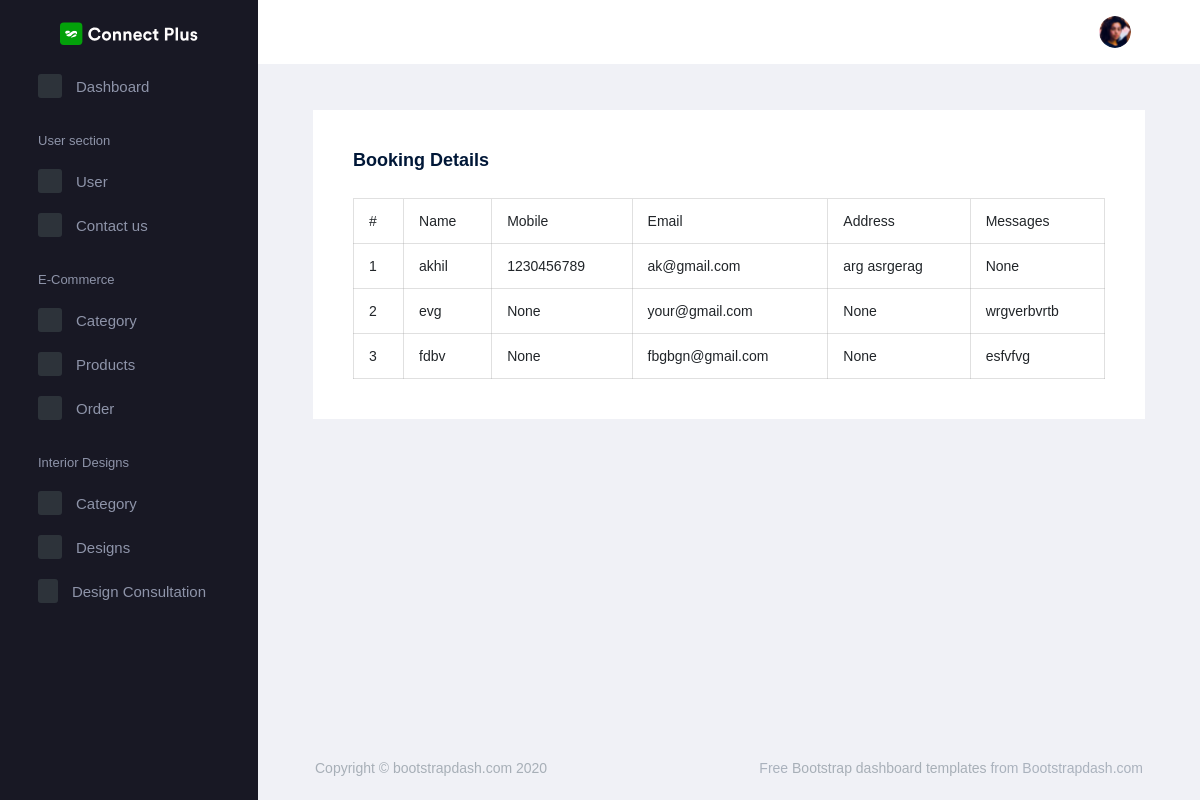
Page /AdminApp/display_booking/ on the earlier database version.
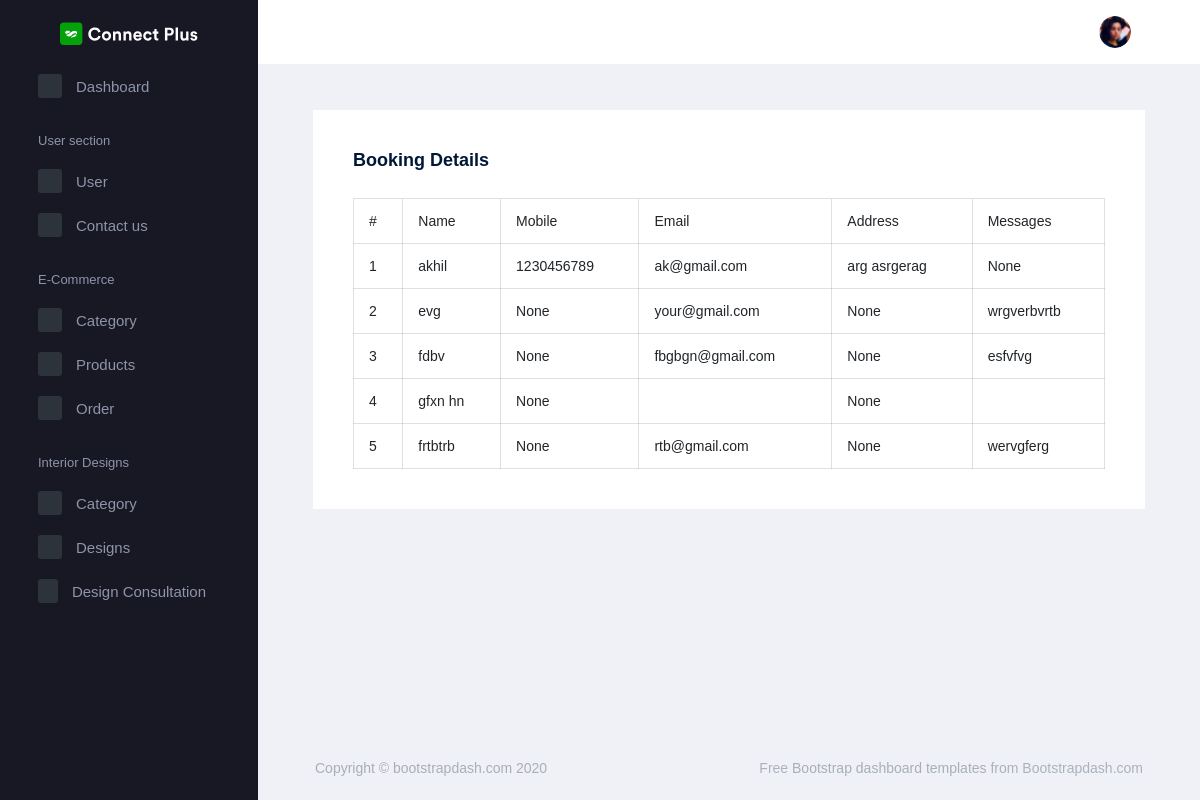
Same page on the later database version.
### WebApp/models.py (models this page shows)
class ContactDb(models.Model):
    Name = models.CharField(max_length=100, null=True, blank=True)
    Email = models.EmailField(max_length=100, null=True, blank=True)
    Mobile = models.IntegerField(null=True, blank=True)
    Address = models.CharField(max_length=200, null=True, blank=True)
    Message = models.CharField(max_length=200, null=True, blank=True)

### AdminApp/views.py (the view)
# urls.py: path('display_booking/', views.display_booking, name="display_booking"),
def display_booking(request):
    data = ContactDb.objects.all()
    return render(request, "display_bookings.html", {'data': data})

### AdminApp/templates/display_bookings.html (shortened to what this page needs)
<!DOCTYPE html>
{% extends 'index.html' %}
{% block content %}
<html lang="en">
<head>
</head>
<body>
<div class="col-lg-12 stretch-card">
    <div class="card">
        <div class="card-body">
            <h4 class="card-title">Booking details</h4>
            <table class="table table-bordered ">
                <thead>
                <tr>
                    <th> #</th>
                    <th> Name</th>
                    <th> Mobile</th>
                    <th> Email</th>
                    <th> Address</th>
                    <th> Messages</th>
                </tr>
                </thead>
                <tbody>
                {% for d in data %}
                <tr>
                    <td>{{forloop.counter}}</td>
                    <td>{{d.Name}}</td>
                    <td>{{d.Mobile}}</td>
                    <td>{{d.Email}}</td>
                    <td>{{d.Address}}</td>
                    <td>{{d.Message}}</td>
                </tr>
                {% endfor %}
                </tbody>
            </table>
        </div>
    </div>
</div>
</body>
</html>
{% endblock %}

Differences in the rows shown:
added ContactDb: Name "gfxn hn", Mobile "None", Address "None"
added ContactDb: Name "frtbtrb", Mobile "None", Email "rtb@gmail.com", Address "None", Message "wervgferg"
